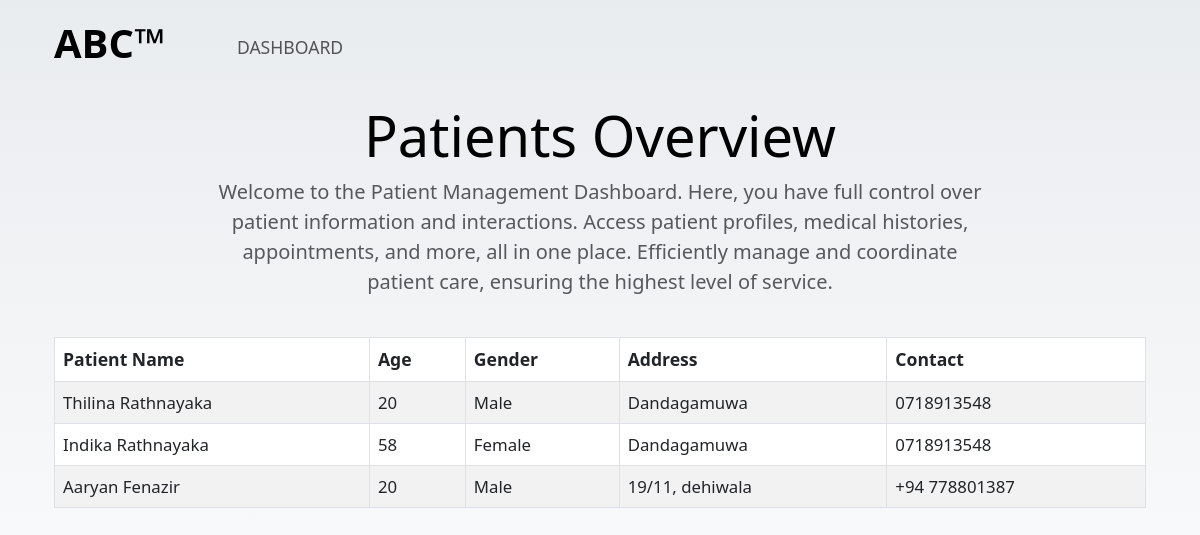
Page /ABC_VIRTUAL/aa_p_view.php on the committed database.
### tables this page shows
CREATE TABLE `patients` (
  `p_ID` int NOT NULL AUTO_INCREMENT,
  `p_firstname` varchar(45) DEFAULT NULL,
  `p_lastname` varchar(45) DEFAULT NULL,
  `p_age` int DEFAULT NULL,
  `p_gender` varchar(45) DEFAULT NULL,
  `p_address` varchar(45) DEFAULT NULL,
  `p_contact` varchar(45) DEFAULT NULL,
  `users_u_ID` int NOT NULL,
  PRIMARY KEY (`p_ID`),
  KEY `fk_patients_users1_idx` (`users_u_ID`),
  CONSTRAINT `fk_patients_users1` FOREIGN KEY (`users_u_ID`) REFERENCES `users` (`u_ID`)
);

### ABC_VIRTUAL/aa_p_view.php (the view, shortened to what this page needs)
<!DOCTYPE html>
<html>
<head>
    <link rel="stylesheet" href="./Frameworks/Bootstrap-5.3.1/bootstrap-5.3.1-dist/css/bootstrap.min.css">
    <link rel="stylesheet" href="./aa_p_view.css">
    <link rel="stylesheet" href="./base.css">
</head>
<body>
    <?php
    include 'connect_DB.php';
    $patientsQuery = "SELECT * FROM patients";
    $patientsResult = $connection->query($patientsQuery);
    ?>
    <div id="home">
        <div class="container cover-head">
            <nav class="navbar navbar-expand-lg bg-body-transparent home-cont">
                <div class="container-fluid">
                    <a class="navbar-brand fw-bold" href="#">ABC™</a>
                    <div class="collapse navbar-collapse" id="navbarTogglerDemo02">
                        <ul class="navbar-nav me-auto mb-2 mb-lg-0">
                            <li class="nav-item">
                                <a class="nav-link nav-item-nav" aria-current="page" href="./aa_home.php">DASHBOARD</a>
                            </li>
                        </ul>
                    </div>
                </div>
            </nav>
            <div class="container details-cont">
                <main>
                    <div class="pricing-header p-3 pb-md-4 mx-auto text-center">
                        <h1 class="display-4 fw-normal text-body-emphasis">Patients Overview</h1>
                        <p class="fs-5 text-body-secondary">Welcome to the Patient Management Dashboard. Here, you have full control over patient information and interactions. Access patient profiles, medical histories, appointments, and more, all in one place. Efficiently manage and coordinate patient care, ensuring the highest level of service.</p>
                    </div>
                    <div class="table-responsive">
                        <table class="table table-appointments table-striped table-bordered">
                            <thead>
                                <tr>
                                    <th>Patient Name</th>
                                    <th>Age</th>
                                    <th>Gender</th>
                                    <th>Address</th>
                                    <th>Contact</th>
                                </tr>
                            </thead>
                            <tbody>
                                <?php
                                while ($row = $patientsResult->fetch_assoc()) {
                                    echo "<tr>";
                                    echo "<td class='table-data'>" . $row['p_firstname'] . " " . $row['p_lastname'] . "</td>";
                                    echo "<td class='table-data'>" . $row['p_age'] . "</td>";
                                    echo "<td class='table-data'>" . $row['p_gender'] . "</td>";
                                    echo "<td class='table-data'>" . $row['p_address'] . "</td>";
                                    echo "<td class='table-data'>" . $row['p_contact'] . "</td>";
                                    echo "</tr>";
                                }
                                ?>
                            </tbody>
                        </table>
                    </div>
                </main>
            </div>
        </div>
    </div>
</body>
</html>

### ABC_VIRTUAL/aa_p_view.css (style rules this page uses)
#home { height: 100vh; background-image: linear-gradient(180deg, var(--bs-secondary-bg), var(--bs-body-bg)); }
a.navbar-brand { font-size: 2.5rem; }
a.nav-item-nav { font-size: 1.1rem; font-weight: 500; margin-top: .5rem; margin-left: 3rem; }
div.cover-head { position: relative; }
.pricing-header { max-width: 800px; }
th { font-size: 1.1rem; }
td.table-data { font-size: 1.05rem; }

### ABC_VIRTUAL/base.css (style rules this page uses)
:root { --mainhc: #f74349; --mainhc2: #ff565b; --mainc: #363636; --mainc2: #585858; }

### rows in the picture
patients: p_firstname "Thilina", p_lastname "Rathnayaka", p_age "20", p_gender "Male", p_address "Dandagamuwa", p_contact "0718913548"
patients: p_firstname "Indika", p_lastname "Rathnayaka", p_age "58", p_gender "Female", p_address "Dandagamuwa", p_contact "0718913548"
patients: p_firstname "Aaryan", p_lastname "Fenazir", p_age "20", p_gender "Male", p_address "19/11, dehiwala", p_contact "+94 778801387"
